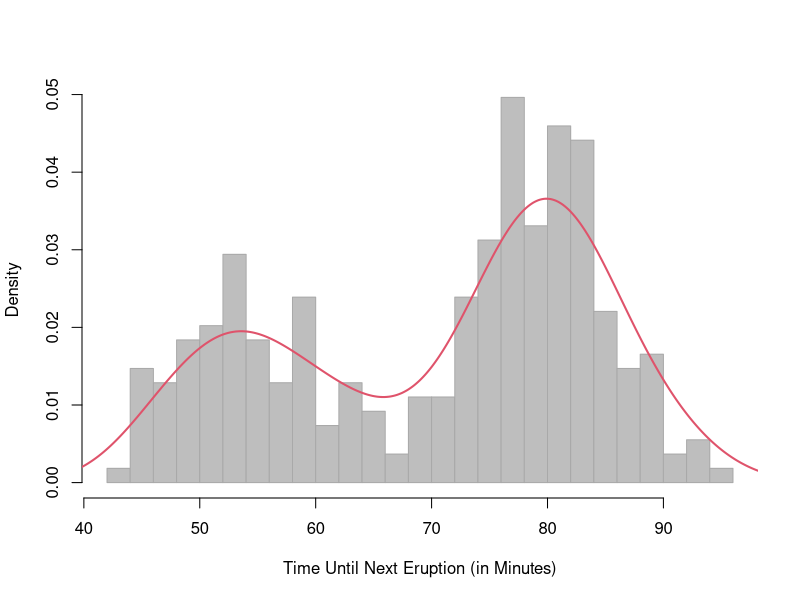
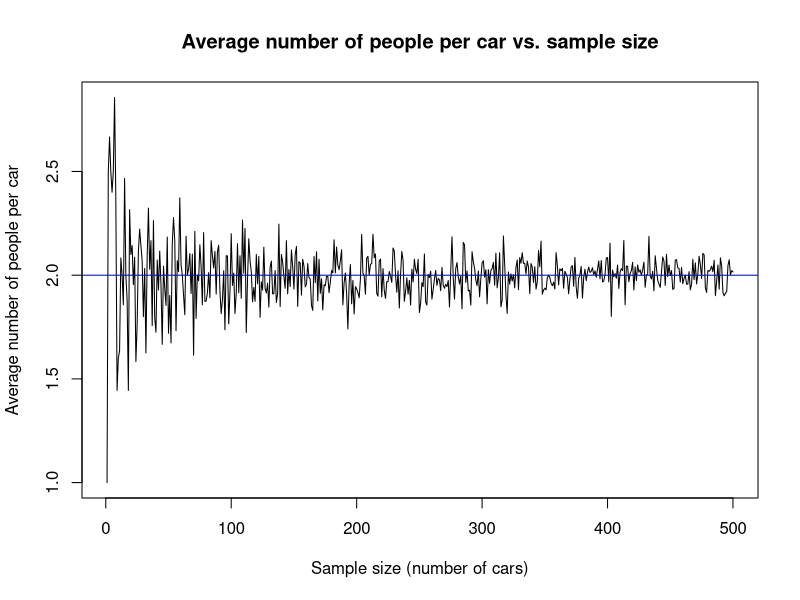
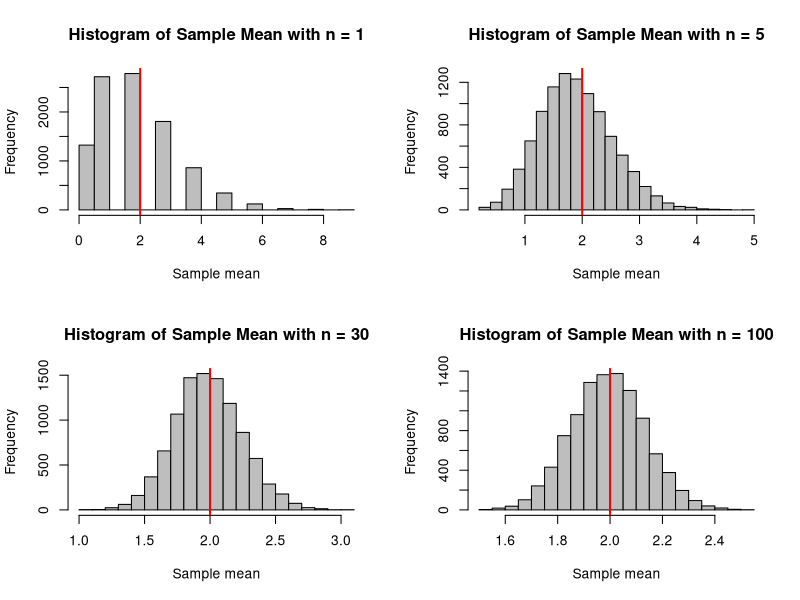

These figures' R source, in order:
## ---- chunk 1
knitr::opts_chunk$set(echo = TRUE)
## ---- chunk 2
data(faithful)
head(faithful)

waiting  = as.matrix(faithful[, 2, drop = FALSE])
h <- hist(waiting, col = "grey", bor = "darkgrey", breaks = 24, prob = TRUE, 
          xlab = "Time Until Next Eruption (in Minutes)", main="")
lines(density(waiting), col = 2, lwd = 2)
## ---- chunk 3
#--- WRITE A FUNCTION TO GET LOG LIKELIHOOD WHICH WILL BE PLACED INSIDE THE EM FUNCTION
log.lik <- function(X, mu_1, mu_2, var_1, var_2, pi_1, pi_2) {
  sum(log(pi_1 * dnorm(X, mu_1, sd = sqrt(var_1)) + pi_2 * dnorm(X, mu_2, sd = sqrt(var_2))))
}

##--- CREATE A FUNCTION TO GET EM 
em_mixture <- function(starting_values, X, tol = .0001, maxits = 100) {
  
  # initialize convergence to false and iteration number to 0
  converged <- FALSE
  iter <- 0
  N <- length(X)

  # initialize starting values
  pi_1 <- starting_values$pi_1
  pi_2 <- starting_values$pi_2
  mu_1 <- starting_values$mu_1
  mu_2 <- starting_values$mu_2
  var_1 <- starting_values$var_1
  var_2 <- starting_values$var_2
  
  while ((!converged) & (iter < maxits)) { 
    # 1. Evaluate the log likelihood at the initial parameters
    ll <- log.lik(X = X, 
                  pi_1 = pi_1, 
                  pi_2 = pi_2,
                  mu_1 = mu_1, 
                  mu_2 = mu_2,
                  var_1 = var_1, 
                  var_2 = var_2)
    
    # 2. E-Step
    gamma_1 <- pi_1 * dnorm(X, mu_1, sd = sqrt(var_1)) / 
      (pi_1 * dnorm(X, mu_1, sd = sqrt(var_1)) + pi_2 * dnorm(X, mu_2, sd = sqrt(var_2)))
    gamma_2 <- pi_2 * dnorm(X, mu_2, sd = sqrt(var_2)) / 
      (pi_1 * dnorm(X, mu_1, sd = sqrt(var_1)) + pi_2 * dnorm(X, mu_2, sd = sqrt(var_2)))
    
    # 3. M-Step 
    pi_1 <- sum(gamma_1)/N
    pi_2 <- sum(gamma_2)/N
    mu_1 <-  sum(X * gamma_1) / sum(gamma_1)
    mu_2 <-  sum(X * gamma_2) / sum(gamma_2)
    var_1 <- sum((X - mu_1)^2 * gamma_1) / sum(gamma_1)
    var_2 <- sum((X - mu_2)^2 * gamma_2) / sum(gamma_2)
    
    # 4. Evaluate the log likelihood at the new parameter values 
    ll.new <- log.lik(X = X, 
                      pi_1 = pi_1, 
                      pi_2 = pi_2,
                      mu_1 = mu_1, 
                      mu_2 = mu_2, 
                      var_1 = var_1, 
                      var_2 = var_2)
    
    # 5. Check convergence
    if(abs(ll - ll.new) < tol) {
      converged <- TRUE
    }

    # Onto the next iteration 
    iter <- iter + 1
    
    # Give yourself a message to keep track of progress
    cat(paste0("Running iteration ", iter, 
               ". Log likelihood changed by ", round(abs(ll - ll.new), 4), "\n"))
  }
  
  # When finished, save the parameter values 
  params <- list(pi_1 = pi_1,
                 pi_2 = pi_2, 
                 mu_1 = mu_1, 
                 mu_2 = mu_2, 
                 var_1 = var_1,
                 var_2 = var_2)
  return(params)
}

waiting_values_1 <- list(pi_1 = .5, pi_2 = .5, mu_1 = 52, mu_2 = 80, var_1 = 10, var_2 = 10)

em_waiting <- em_mixture(starting_values = waiting_values_1, X = waiting)
em_waiting
## ---- chunk 4

## ---- chunk 5

## ---- chunk 6
set.seed(123)

# Define the rate of the Poisson distribution
lambda <- 2

# Define the number of samples
n_samples <- 500

# Define the number of cars for each sample
n_cars <- 1:n_samples

# Generate the samples
samples <- lapply(n_cars, function(n) rpois(n, lambda))

# Compute the average number of people per car for each sample
avg_people_per_car <- sapply(samples, mean)

# Plot the results
plot(n_cars, avg_people_per_car, type = "l", 
     xlab = "Sample size (number of cars)", 
     ylab = "Average number of people per car", 
     main = "Average number of people per car vs. sample size")
abline(h = lambda, col = "blue")

## ---- chunk 7
set.seed(123)

hundred_mean <- mean(rpois(100, 2))

hundred_sd <- sd(rpois(100, 2))

approx_sd <- hundred_sd / sqrt(length(rpois(100, 2)))

cat("Sample mean:", hundred_mean, "\n")
cat("Sample standard deviation:", hundred_sd, "\n")
cat("CLT standard deviation:", approx_sd, "\n")
## ---- chunk 8
# Set the seed for reproducibility
set.seed(123)

# Define the sample sizes
n <- c(1, 5, 30, 100)

# Generate the histograms
par(mfrow = c(2, 2))
for (i in 1:length(n)) {
  # Generate the replicates
  replicates <- replicate(10000, mean(rpois(n[i], lambda)))
  
  # Plot the histogram
  hist(replicates, breaks = 30, col = "gray", 
       main = paste0("Histogram of Sample Mean with n = ", n[i]), 
       xlab = "Sample mean")
  
  # Add a vertical line at the true mean
  abline(v = lambda, col = "red", lwd = 2)
}
## ---- chunk 9

z_score <- (1.7 - 2) / approx_sd

prob <- pnorm(z_score)

cat("The probability of getting a 1.7 or less", prob, "\n")

#Z-score formaula solve for a new value, find the score when prob is 0.01

x_hat <- ( qnorm(0.01) * approx_sd ) + 2

cat("To ensure the probability stays below 1%, you need to make sure the mean number of cars is", x_hat, "\n")





## ---- chunk 10
set.seed(12)
hundred_cars <- rpois(100, 2)
mean_hundred_cars <- mean(hundred_cars)
Standard_Deviation_hundred_cars <- sd(hundred_cars)

print(mean_hundred_cars)
print(Standard_Deviation_hundred_cars)

t = (1.7 - mean_hundred_cars)/Standard_Deviation_hundred_cars

print(pnorm(t))

x_hat <- ( qnorm(0.01) * Standard_Deviation_hundred_cars) + 2

cat("To ensure the probability stays below 1%, you need to make sure the mean number of cars is", x_hat, "\n")
